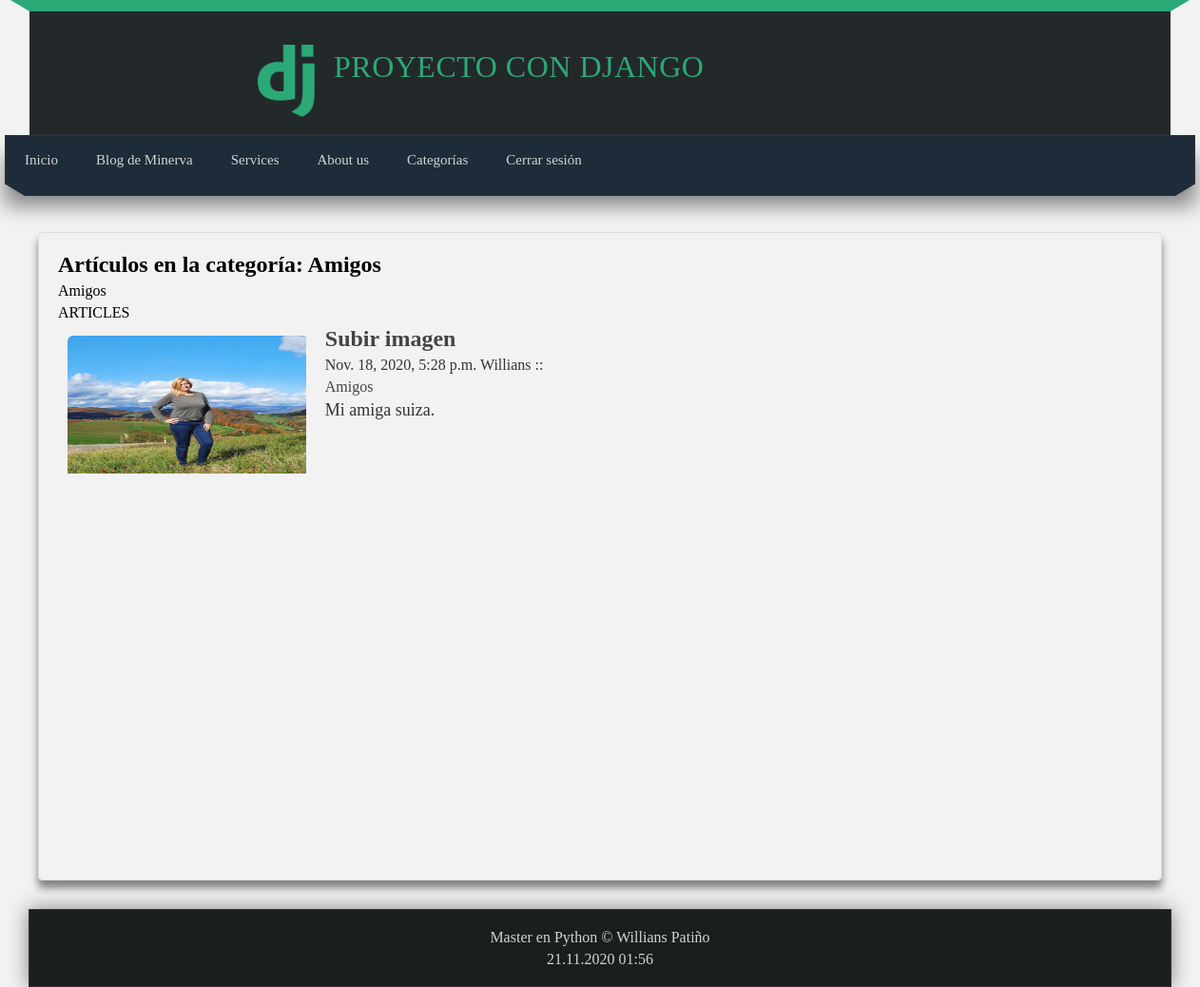
The app's page /categoria/5 (signed in), older data.
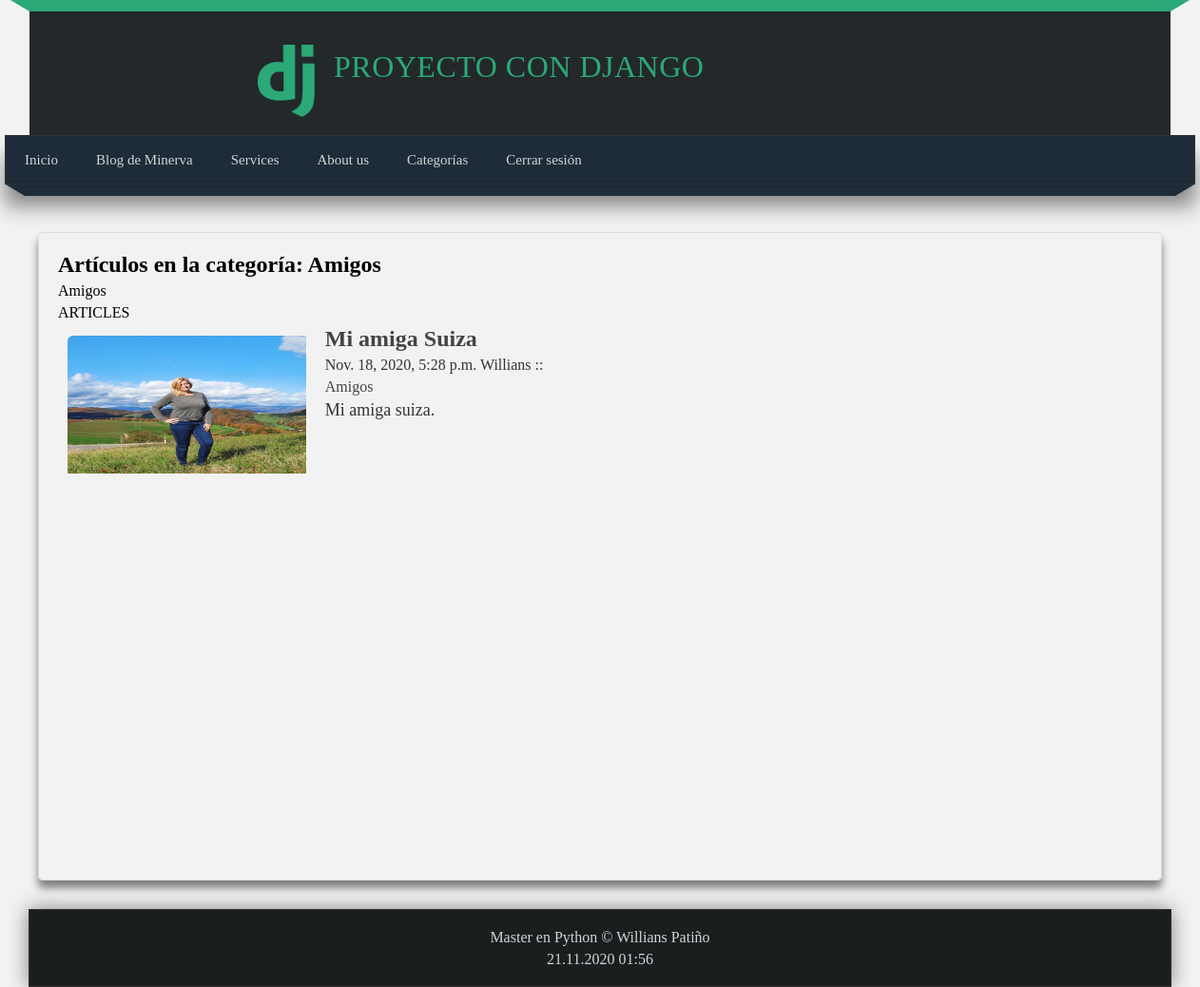
The same page, newer data.
### blog/models.py (models this page shows, shortened)
class Article(models.Model):
    title = models.CharField(max_length=150,
    verbose_name='Título')
    content = RichTextField(verbose_name='Contenido')
    image = models.ImageField(default='null',
    verbose_name='Imagen', upload_to='articles')
    public = models.BooleanField(verbose_name='¿Publicado?')
    user = models.ForeignKey(User, editable=False, verbose_name='Usuario',
    on_delete=models.CASCADE)
    categories = models.ManyToManyField(Category,
    verbose_name='Categorías', blank=True)
    created_at = models.DateTimeField(auto_now_add=True,
    verbose_name='Creado el')
    edited_at = models.DateTimeField(auto_now=True,
    verbose_name='Editado el')
    class Meta:
        verbose_name = 'Artículo'
        verbose_name_plural = 'Artículos'
        ordering = ['-created_at'] # orden descendente

### blog/views.py (the view)
# urls.py: path('categoria/<int:category_id>', views.category, name='category'),
@login_required(login_url='login')
def category(request, category_id):
    category = get_object_or_404(Category, id=category_id)
    articles = Article.objects.filter(categories=category)
    return render(request, 'categories/category.html', {
        'category': category,
        'articles': articles
    })

### blog/processor.py (called while the page is built)
def get_categories(request):
    cat_in_use = Article.objects.filter(public=True).values_list('categories', flat=True)
    categories = Category.objects.filter(id__in=cat_in_use).values_list('id', 'name')
    return {
        'categories': categories,
        'ids': cat_in_use
    }

### pages/context_processor.py (called while the page is built)
def get_pages(request):
    pages = Page.objects.values_list('id', 'title', 'slug')
    pages = Page.objects.filter(visible=True).order_by('order').values_list('id', 'title', 'slug')
    return {
        'pages': pages
    }

### blog/templates/categories/category.html (shortened to what this page needs)
{% extends 'layouts/layout-original.html' %}
{%  block content %}
<article class="bw-release-main">
    <div class="bw-release-body ">
            <div class="bw-release-story" itemprop="articleBody">
                <h1 class="epi-pageTitle"> Artículos en la categoría: {{category.name}} </h1>
                <p>{{category.description}}
            </div>
        {% include 'articles/articles.html' with articles=category.article_set.all %}
</article>
 {% endblock %}

### blog/templates/articles/articles.html (shortened to what this page needs)
    <p> ARTICLES </p>
{% for article in articles %}
    <article class='articles'>
        <div class="data">
            {% if article.image != 'null' and  article.image.url|length >= 1 %}
                <div class="image">
                    <img  src="{{article.image.url}}" />
                </div>
            {% endif%}
            <h2>
            <a href="{% url 'articles' article.id %}">
            {{article.title}}
            </a>
            </h2>
            <span>    {{article.created_at}} </span>
            {{article.user.first_name}} ::
            <p>
            {% for category in article.categories.all %}
            <a href="{% url 'category' category.id %}"> {{category.name}} </a>
            {% endfor %}
            </p>
            <div class="article-content">
                {{article.content|safe}}
            </div>
        </div>
    </article>
{% endfor %}

Row changes from the older to the newer data that the page shows:
changed Article "Mi amiga suiza.": title "Subir imagen" → "Mi amiga Suiza"
